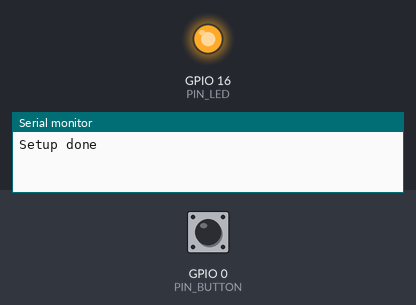
Simulated run of this sketch. Board: ESP8266 (NodeMCU). Parts: output pins drawn as LEDs (lit = HIGH), the last lines printed to the serial monitor. Dashed ring = blinking. Inputs (shaded band) come from the test bench; at power-on: GPIO 0 (PIN_BUTTON) HIGH.

Above: at 1.2 s.
1.3 s: GPIO 0 (PIN_BUTTON) pulled LOW for 3.2 s
At 2.8 s:
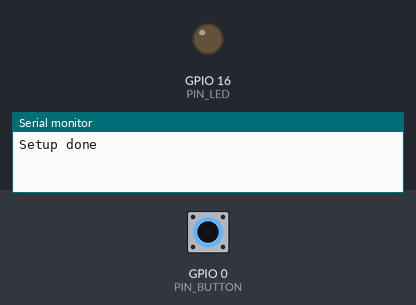
9.0 s: GPIO 0 (PIN_BUTTON) pulsed HIGH 5 times (0.12 s each, 0.3 s apart)
At 9.24 s:
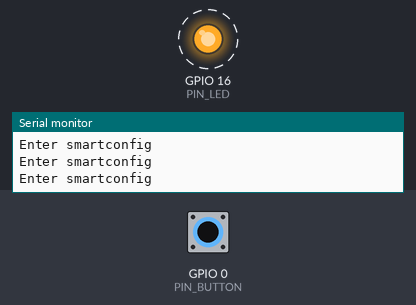
Timing chart, 0 to 19.5 s (numbered marks = the images above; inputs shaded):
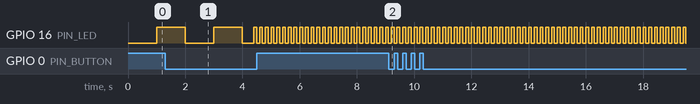

The sketch:

CodeSmartConfig.ino
```cpp
#include <Arduino.h>
#include <ESP8266WiFi.h>
#include <Ticker.h>
#include <time.h>

#define PIN_LED 16
#define PIN_BUTTON 0

#define LED_ON() digitalWrite(PIN_LED, HIGH)
#define LED_OFF() digitalWrite(PIN_LED, LOW)
#define LED_TOGGLE() digitalWrite(PIN_LED, digitalRead(PIN_LED) ^ 0x01)

Ticker ticker;

long last = 0;
int bien = 0;

bool longPress()
{
  static int lastPress = 0;
  if (millis() - lastPress > 3000 && digitalRead(PIN_BUTTON) == 0) {
    return true;
  } else if (digitalRead(PIN_BUTTON) == 1) {
    lastPress = millis();
  }
  return false;
}

void tick()
{
  //toggle state
  int state = digitalRead(PIN_LED);  // get the current state of GPIO1 pin
  digitalWrite(PIN_LED, !state);     // set pin to the opposite state
}

bool in_smartconfig = false;
void enter_smartconfig()
{
  if (in_smartconfig == false)
  {
    in_smartconfig = true;
    ticker.attach(0.1, tick);
    WiFi.beginSmartConfig();
  }
}

void exit_smart()
{
  ticker.detach();
  LED_ON();
  in_smartconfig = false;
}

void setup()
{
  Serial.begin(9600);
  WiFi.disconnect();
  Serial.setDebugOutput(true);
  pinMode(PIN_LED, OUTPUT);
  pinMode(PIN_BUTTON, INPUT);
  ticker.attach(1, tick);
  Serial.println();
  Serial.println("Setup done");
  last =  millis();
}

void loop()
{
  if (longPress())
  {
    enter_smartconfig();
    Serial.println("Enter smartconfig");
  }
  if (WiFi.status() == WL_CONNECTED && in_smartconfig && WiFi.smartConfigDone())
  {
    exit_smart();
    Serial.println("Connected, Exit smartconfig");
    Serial.print("ESP MAC Address:  ");
    Serial.println(WiFi.macAddress());
    Serial.print("ESP IP address: ");
    Serial.println(WiFi.localIP());
  }

  if (WiFi.status() == WL_CONNECTED)
  {
    if (millis() - last >= 1000)
    {
      bien++;
      Serial.print("Thực hiện lệnh: ");
      Serial.println(bien);
      last =  millis();
    }
  }
}
```

Measured:
- by itself, GPIO 16 (PIN_LED): alternates HIGH for 0.10 s and LOW for 0.10 s
